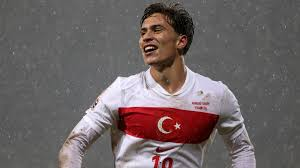
#> input picture OpenCV Uygulamalar/kenan.jpeg, 300 x 168 px, found by its file name
$ python 'MetınEkleme.py'
#> lines starting #> are read from the running program, lines starting #| are printed output that depends on the picture; after the words box and inside, x2 and y2 are one past the last pixel; in counts of white or black regions, pixels touching at a corner belong together
import cv2

# Görüntüyü yükle
img = cv2.imread(r"C:\Users\MUSA\Desktop\OpenCV Uygulamalar\kenan.jpeg")
#> img is the input picture: shape (168, 300, 3); mean B, G, R 100.8, 100.4, 110.2

# Görüntünün yüklenip yüklenmediğini kontrol et
if img is None:
    print("Görüntü yüklenemedi! Dosya yolunu kontrol edin.")
else:
    # Görüntüye metin ekleme
    cv2.putText(img, "Kenan Yildiz", (10, 20), cv2.FONT_HERSHEY_SIMPLEX,
                1, (0, 255, 0), 2, cv2.LINE_AA)
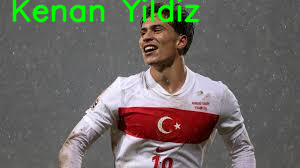
#> img: shape (168, 300, 3); 3.96% of pixels changed, all inside (x1, y1, x2, y2) = (12, 0, 200, 23)

    # Görüntüyü gösterme
    cv2.imshow("Metin Eklenmis Goruntu", img)

    # Pencerenin açık kalmasını sağla
    cv2.waitKey(0)
    cv2.destroyAllWindows()

$ run again, with OpenCV Uygulamalar/MilliTakim.jpg copied over OpenCV Uygulamalar/kenan.jpeg
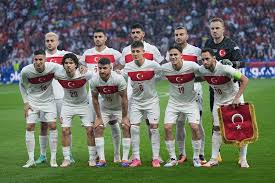
#> input picture OpenCV Uygulamalar/MilliTakim.jpg, 275 x 183 px, found by its file name
#> img is the input picture: shape (183, 275, 3); mean B, G, R 98.2, 112.5, 108.6
#> `cv2.putText(img, "Kenan Yildiz", (10, 20), cv2.FONT_HERSHEY_SIMPLEX, 1..`:
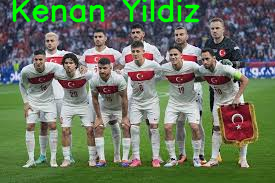
#> img: shape (183, 275, 3); 3.97% of pixels changed, all inside (x1, y1, x2, y2) = (12, 0, 200, 23)
